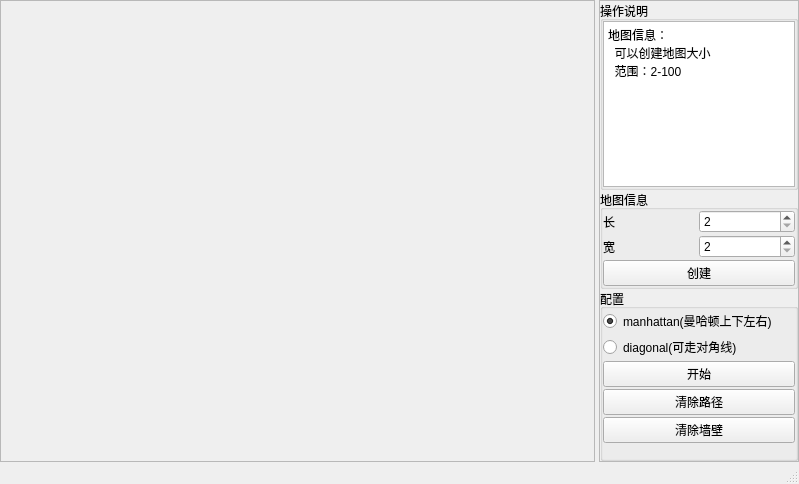
<?xml version="1.0" encoding="UTF-8"?>
<ui version="4.0">
 <class>MainWindow</class>
 <widget class="QMainWindow" name="MainWindow">
  <property name="geometry">
   <rect>
    <x>0</x>
    <y>0</y>
    <width>799</width>
    <height>484</height>
   </rect>
  </property>
  <property name="windowTitle">
   <string>A*自动寻路</string>
  </property>
  <widget class="QWidget" name="centralwidget">
   <layout class="QHBoxLayout" name="horizontalLayout">
    <property name="spacing">
     <number>4</number>
    </property>
    <property name="leftMargin">
     <number>0</number>
    </property>
    <property name="topMargin">
     <number>0</number>
    </property>
    <property name="rightMargin">
     <number>0</number>
    </property>
    <property name="bottomMargin">
     <number>0</number>
    </property>
    <item>
     <widget class="CMapFrame" name="frame">
      <property name="frameShape">
       <enum>QFrame::StyledPanel</enum>
      </property>
      <property name="frameShadow">
       <enum>QFrame::Raised</enum>
      </property>
     </widget>
    </item>
    <item>
     <widget class="QFrame" name="frame_2">
      <property name="maximumSize">
       <size>
        <width>200</width>
        <height>16777215</height>
       </size>
      </property>
      <property name="frameShape">
       <enum>QFrame::StyledPanel</enum>
      </property>
      <property name="frameShadow">
       <enum>QFrame::Raised</enum>
      </property>
      <layout class="QVBoxLayout" name="verticalLayout">
       <property name="spacing">
        <number>0</number>
       </property>
       <property name="leftMargin">
        <number>0</number>
       </property>
       <property name="topMargin">
        <number>0</number>
       </property>
       <property name="rightMargin">
        <number>0</number>
       </property>
       <property name="bottomMargin">
        <number>0</number>
       </property>
       <item>
        <widget class="QGroupBox" name="groupBox_3">
         <property name="title">
          <string>操作说明</string>
         </property>
         <layout class="QVBoxLayout" name="verticalLayout_4">
          <property name="spacing">
           <number>0</number>
          </property>
          <property name="leftMargin">
           <number>0</number>
          </property>
          <property name="topMargin">
           <number>0</number>
          </property>
          <property name="rightMargin">
           <number>0</number>
          </property>
          <property name="bottomMargin">
           <number>0</number>
          </property>
          <item>
           <widget class="QPlainTextEdit" name="plainTextEdit">
            <property name="readOnly">
             <bool>true</bool>
            </property>
            <property name="plainText">
             <string>地图信息：
  可以创建地图大小
  范围：2-100</string>
            </property>
           </widget>
          </item>
         </layout>
        </widget>
       </item>
       <item>
        <widget class="QGroupBox" name="mapBox">
         <property name="title">
          <string>地图信息</string>
         </property>
         <layout class="QVBoxLayout" name="verticalLayout_2">
          <property name="spacing">
           <number>2</number>
          </property>
          <property name="leftMargin">
           <number>0</number>
          </property>
          <property name="topMargin">
           <number>0</number>
          </property>
          <property name="rightMargin">
           <number>0</number>
          </property>
          <property name="bottomMargin">
           <number>0</number>
          </property>
          <item>
           <layout class="QHBoxLayout" name="horizontalLayout_2">
            <property name="spacing">
             <number>0</number>
            </property>
            <item>
             <widget class="QLabel" name="label">
              <property name="text">
               <string>长</string>
              </property>
             </widget>
            </item>
            <item>
             <widget class="QSpinBox" name="spinBoxW">
              <property name="minimum">
               <number>2</number>
              </property>
              <property name="maximum">
               <number>100</number>
              </property>
             </widget>
            </item>
           </layout>
          </item>
          <item>
           <layout class="QHBoxLayout" name="horizontalLayout_3">
            <property name="spacing">
             <number>0</number>
            </property>
            <item>
             <widget class="QLabel" name="label_2">
              <property name="text">
               <string>宽</string>
              </property>
             </widget>
            </item>
            <item>
             <widget class="QSpinBox" name="spinBoxH">
              <property name="minimum">
               <number>2</number>
              </property>
              <property name="maximum">
               <number>100</number>
              </property>
             </widget>
            </item>
           </layout>
          </item>
          <item>
           <widget class="QPushButton" name="create_map">
            <property name="text">
             <string>创建</string>
            </property>
           </widget>
          </item>
         </layout>
        </widget>
       </item>
       <item>
        <widget class="QGroupBox" name="groupBox_2">
         <property name="title">
          <string>配置</string>
         </property>
         <layout class="QVBoxLayout" name="verticalLayout_3">
          <property name="spacing">
           <number>2</number>
          </property>
          <property name="leftMargin">
           <number>0</number>
          </property>
          <property name="topMargin">
           <number>0</number>
          </property>
          <property name="rightMargin">
           <number>0</number>
          </property>
          <property name="bottomMargin">
           <number>0</number>
          </property>
          <item>
           <widget class="QRadioButton" name="manhattan">
            <property name="text">
             <string>manhattan(曼哈顿上下左右)</string>
            </property>
            <property name="checked">
             <bool>true</bool>
            </property>
            <attribute name="buttonGroup">
             <string notr="true">buttonGroup</string>
            </attribute>
           </widget>
          </item>
          <item>
           <widget class="QRadioButton" name="diagonal">
            <property name="text">
             <string>diagonal(可走对角线)</string>
            </property>
            <attribute name="buttonGroup">
             <string notr="true">buttonGroup</string>
            </attribute>
           </widget>
          </item>
          <item>
           <widget class="QPushButton" name="start">
            <property name="text">
             <string>开始</string>
            </property>
           </widget>
          </item>
          <item>
           <widget class="QPushButton" name="clear_path">
            <property name="text">
             <string>清除路径</string>
            </property>
           </widget>
          </item>
          <item>
           <widget class="QPushButton" name="clear_wall">
            <property name="text">
             <string>清除墙壁</string>
            </property>
           </widget>
          </item>
          <item>
           <spacer name="verticalSpacer">
            <property name="orientation">
             <enum>Qt::Vertical</enum>
            </property>
            <property name="sizeHint" stdset="0">
             <size>
              <width>20</width>
              <height>40</height>
             </size>
            </property>
           </spacer>
          </item>
         </layout>
        </widget>
       </item>
      </layout>
     </widget>
    </item>
   </layout>
  </widget>
  <widget class="QMenuBar" name="menubar">
   <property name="geometry">
    <rect>
     <x>0</x>
     <y>0</y>
     <width>799</width>
     <height>23</height>
    </rect>
   </property>
  </widget>
  <widget class="QStatusBar" name="statusbar"/>
  <action name="new_map">
   <property name="text">
    <string>新建</string>
   </property>
  </action>
 </widget>
 <customwidgets>
  <customwidget>
   <class>CMapFrame</class>
   <extends>QFrame</extends>
   <header location="global">view.map</header>
   <container>1</container>
  </customwidget>
 </customwidgets>
 <resources/>
 <connections/>
 <buttongroups>
  <buttongroup name="buttonGroup"/>
 </buttongroups>
</ui>
